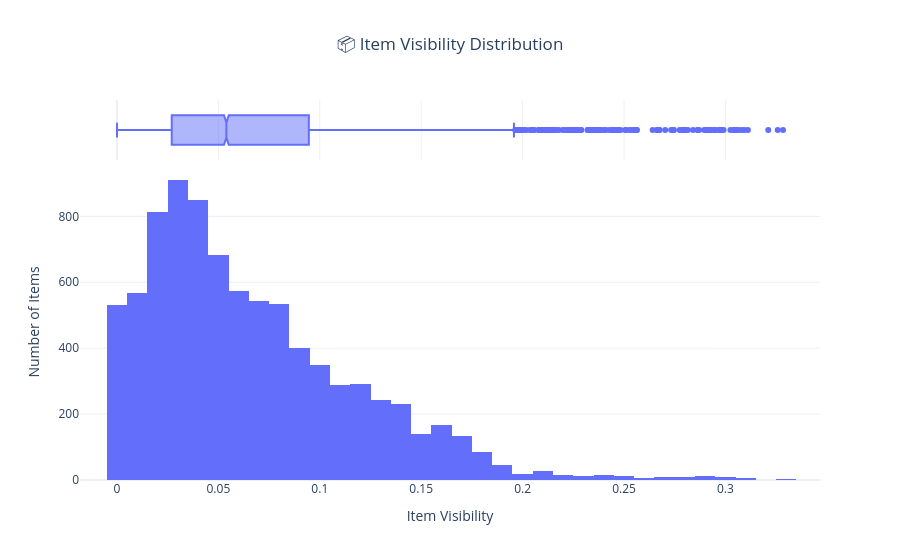

The cell this chart's notebook holds for it:
### Markdown cell above
## 12. Item Visibility Distribution

### Code cell
fig = px.histogram(
    data,
    x="Item_Visibility",
    nbins=40,
    marginal="box",
    title="📦 Item Visibility Distribution",
    template="plotly_white"
)

fig.update_layout(
    title_x=0.5,
    xaxis_title="Item Visibility",
    yaxis_title="Number of Items"
)

fig.show()

### Figure 1 — Plotly figure (JSON) as saved in the notebook; plotly's stock layout.template omitted (floating-point values rounded to 4 significant figures; data arrays with more than 128 entries replaced by an {"elided": "..."} marker saying what was removed)
{"data": [{"bingroup": "x", "hovertemplate": "Item_Visibility=%{x}<br>count=%{y}<extra></extra>", "legendgroup": "", "marker": {"color": "#636efa", "pattern": {"shape": ""}}, "name": "", "nbinsx": 40, "orientation": "v", "showlegend": false, "type": "histogram", "x": {"elided": "8523 float values"}, "xaxis": "x", "yaxis": "y"}, {"hovertemplate": "Item_Visibility=%{x}<extra></extra>", "legendgroup": "", "marker": {"color": "#636efa"}, "name": "", "notched": true, "showlegend": false, "type": "box", "x": {"elided": "8523 float values"}, "xaxis": "x2", "yaxis": "y2"}], "layout": {"barmode": "relative", "legend": {"tracegroupgap": 0}, "title": {"text": "📦 Item Visibility Distribution", "x": 0.5}, "xaxis": {"anchor": "y", "domain": [0, 1], "title": {"text": "Item Visibility"}}, "xaxis2": {"anchor": "y2", "domain": [0, 1], "matches": "x", "showgrid": true, "showticklabels": false}, "yaxis": {"anchor": "x", "domain": [0, 0.8316], "title": {"text": "Number of Items"}}, "yaxis2": {"anchor": "x2", "domain": [0.8416, 1], "matches": "y2", "showgrid": false, "showline": false, "showticklabels": false, "ticks": ""}}}
